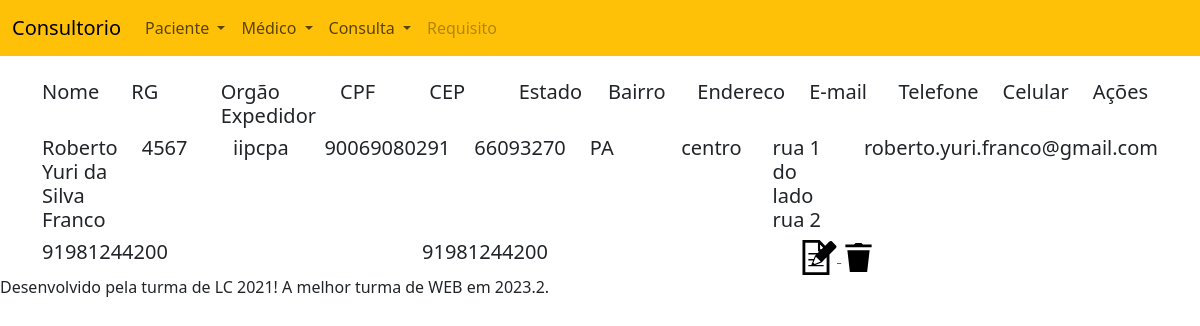
Page /consultorio/readpaciente on the committed database.
### app/models.py (models this page shows, shortened)
class Paciente(models.Model):
    nome = models.CharField(max_length=40)
    rg = models.IntegerField()
    orgExp = models.CharField(max_length=10)
    cpf = models.CharField(max_length=11)
    cep = models.CharField(max_length=8)
    estado = models.CharField(max_length=20)
    bairro = models.CharField(max_length=20)
    endereco = models.CharField(max_length=80)
    email = models.CharField(max_length=40)
    telefone = models.CharField(max_length=15)
    celular = models.CharField(max_length=15)

### app/views.py (the view)
# urls.py: path('readpaciente', readpaciente, name='readpaciente'),
def readpaciente(request):
    pacientes = Paciente.objects.all()
    return render(request, 'readpaciente.html',
                  {'pacientes':pacientes})

### templates/readpaciente.html (shortened to what this page needs)
{% extends 'menu.html' %}
{% load static %}
{% block body %}
<br>
<div class="container">
  <div class="row">
    <div class="col">
      <h5>Nome</h5>
    </div>
    <div class="col">
      <h5>RG</h5>
    </div>
    <div class="col">
      <h5>Orgão Expedidor</h5>
    </div>
    <div class="col">
      <h5>CPF</h5>
    </div>
    <div class="col">
      <h5>CEP</h5>
    </div>
    <div class="col">
      <h5>Estado</h5>
    </div>
    <div class="col">
      <h5>Bairro</h5>
    </div>
    <div class="col">
      <h5>Endereco</h5>
    </div>
    <div class="col">
      <h5>E-mail</h5>
    </div>
    <div class="col">
      <h5>Telefone</h5>
    </div>
    <div class="col">
      <h5>Celular</h5>
    </div>
    <div class="col">
      <h5>Ações</h5>
    </div>
  </div>
  {% for p in pacientes %}
  <div class="row">
    <div class="col">
      <h5>{{ p.nome }}</h5>
    </div>
    <div class="col">
      <h5>{{ p.rg }}</h5>
    </div>
    <div class="col">
      <h5>{{ p.orgExp }}</h5>
    </div>
    <div class="col">
      <h5>{{ p.cpf }}</h5>
    </div>
    <div class="col">
      <h5>{{ p.cep }}</h5>
    </div>
    <div class="col">
      <h5>{{ p.estado }}</h5>
    </div>
    <div class="col">
      <h5>{{ p.bairro }}</h5>
    </div>
    <div class="col">
      <h5>{{ p.endereco }}</h5>
    </div>
    <div class="col">
      <h5>{{ p.email }}</h5>
    </div>
    <div class="col">
      <h5>{{ p.telefone }}</h5>
    </div>
    <div class="col">
      <h5>{{ p.celular }}</h5>
    </div>
    <div class="col">
      <a href="updatepaciente/{{ p.id }}">
        <img src="{% static 'img/edit.svg' %}" height="35px">
      </a>
      <a href="deletepaciente/{{ p.id }}">
        <img src="{% static 'img/remove.svg' %}" height="35px">
      </a>
    </div>
  </div>
  {% endfor %}
</div>
{% endblock %}

### static/css/style.css (style rules this page uses)
body { background-color: #6f94c6; }

### rows in the picture
Paciente: nome "Roberto Yuri da Silva Franco", rg "4567", orgExp "iipcpa", cpf "90069080291", cep "66093270", estado "PA", bairro "centro", endereco "rua 1 do lado rua 2", email "roberto.yuri.franco@gmail.com", telefone "91981244200", celular "91981244200"
